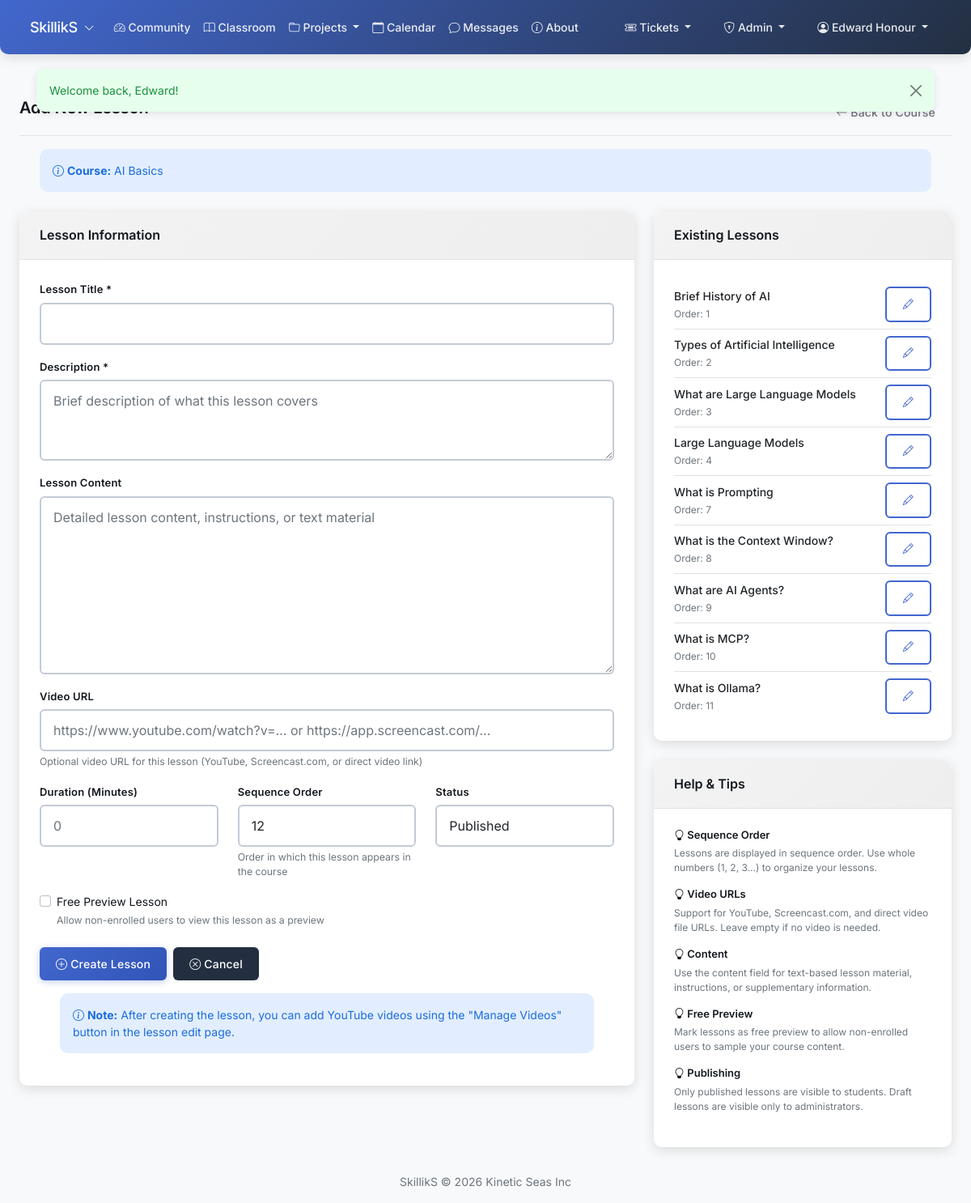
Screenshot of /html/admin-lesson-create.php?course_id=9 (signed in) with the database file from the repository.
### tables this page shows
CREATE TABLE `courses` (
  `id` int(11) NOT NULL,
  `community_id` int(10) UNSIGNED NOT NULL,
  `title` varchar(255) NOT NULL,
  `slug` varchar(255) DEFAULT NULL,
  `description` text DEFAULT NULL,
  `short_description` varchar(500) DEFAULT NULL,
  `course_code` varchar(50) DEFAULT NULL,
  `category` varchar(100) DEFAULT NULL,
  `program_id` int(11) DEFAULT NULL,
  `difficulty_level` enum('beginner','intermediate','advanced','expert') DEFAULT 'beginner',
  `duration_hours` decimal(5,2) DEFAULT 0.00,
  `prerequisites` text DEFAULT NULL,
  `learning_objectives` text DEFAULT NULL,
  `status` enum('draft','published','archived') DEFAULT 'draft',
  `featured` tinyint(1) DEFAULT 0,
  `thumbnail_url` varchar(500) DEFAULT NULL,
  `created_by` int(10) UNSIGNED NOT NULL,
  `created_at` timestamp NOT NULL DEFAULT current_timestamp(),
  `updated_at` timestamp NOT NULL DEFAULT current_timestamp() ON UPDATE current_timestamp(),
  `published_at` timestamp NULL DEFAULT NULL,
  `order_index` int(11) DEFAULT 0,
  `tags` text DEFAULT NULL,
  `certificate_available` tinyint(1) DEFAULT 0,
  `passing_score` decimal(5,2) DEFAULT 70.00
);

CREATE TABLE `lessons` (
  `id` int(11) NOT NULL,
  `course_id` int(11) NOT NULL,
  `title` varchar(255) NOT NULL,
  `description` text DEFAULT NULL,
  `content` longtext DEFAULT NULL,
  `lesson_type` enum('video','text','interactive','quiz','assignment','resource') DEFAULT 'text',
  `duration_minutes` int(11) DEFAULT 0,
  `order_index` int(11) NOT NULL DEFAULT 0,
  `status` enum('draft','published','archived') DEFAULT 'draft',
  `is_mandatory` tinyint(1) DEFAULT 1,
  `video_url` varchar(500) DEFAULT NULL,
  `video_duration` int(11) DEFAULT 0,
  `attachment_url` varchar(500) DEFAULT NULL,
  `quiz_data` longtext DEFAULT NULL CHECK (json_valid(`quiz_data`)),
  `assignment_data` longtext DEFAULT NULL CHECK (json_valid(`assignment_data`)),
  `created_by` int(10) UNSIGNED NOT NULL,
  `created_at` timestamp NOT NULL DEFAULT current_timestamp(),
  `updated_at` timestamp NOT NULL DEFAULT current_timestamp() ON UPDATE current_timestamp(),
  `published_at` timestamp NULL DEFAULT NULL,
  `video_transcript` text DEFAULT NULL
);

### html/admin-lesson-create.php (the view, shortened to what this page needs)
<?php
require_once 'classes/User.php';
$courseId = isset($_GET['course_id']) ? (int)$_GET['course_id'] : 0;
try {
    $db = getDB();
    $stmt = $db->prepare("SELECT * FROM courses WHERE id = ?");
    $stmt->execute([$courseId]);
    $course = $stmt->fetch();
} catch (PDOException $e) {
    error_log("Course fetch error: " . $e->getMessage());
    setFlashMessage('error', 'Error loading course.');
    header('Location: /courses');
    exit;
}
try {
    $stmt = $db->prepare("SELECT COALESCE(MAX(order_index), 0) + 1 as next_order FROM lessons WHERE course_id = ?");
    $stmt->execute([$courseId]);
    $result = $stmt->fetch();
    $nextOrder = $result ? $result['next_order'] : 1;
} catch (PDOException $e) {
    error_log("Next order fetch error: " . $e->getMessage());
    $nextOrder = 1;
}
try {
    $stmt = $db->prepare("SELECT id, title, order_index FROM lessons WHERE course_id = ? ORDER BY order_index ASC");
    $stmt->execute([$courseId]);
    $existingLessons = $stmt->fetchAll();
} catch (PDOException $e) {
    $existingLessons = [];
}
require_once 'includes/header.php';
?>
<main class="container-fluid px-4 py-3">
            <div class="d-flex justify-content-between flex-wrap flex-md-nowrap align-items-center pt-3 pb-2 mb-3 border-bottom">
                <h1 class="h2">Add New Lesson</h1>
                <div class="btn-toolbar mb-2 mb-md-0">
                    <a href="/admin-course-edit.php?id=<?php echo $courseId; ?>" class="btn btn-outline-secondary">
                        <i class="bi bi-arrow-left"></i> Back to Course
                    </a>
                </div>
            </div>
            <div class="alert alert-info mb-4">
                <i class="bi bi-info-circle"></i>
                <strong>Course:</strong> <?php echo htmlspecialchars($course['title'] ?? ''); ?>
            </div>
            <div class="row">
                <div class="col-lg-8">
                    <div class="card">
                        <div class="card-header">
                            <h5 class="card-title mb-0">Lesson Information</h5>
                        </div>
                        <div class="card-body">
                            <form method="POST" action="/admin-lesson-create.php?course_id=<?php echo $courseId; ?>">
                                <div class="mb-3">
                                    <label for="title" class="form-label">Lesson Title *</label>
                                    <input type="text" class="form-control" id="title" name="title"
                                           value="<?php echo htmlspecialchars($_POST['title'] ?? ''); ?>" required>
                                </div>
                                <div class="mb-3">
                                    <label for="description" class="form-label">Description *</label>
                                    <textarea class="form-control" id="description" name="description" rows="3"
                                              placeholder="Brief description of what this lesson covers" required><?php echo htmlspecialchars($_POST['description'] ?? ''); ?></textarea>
                                </div>
                                <div class="mb-3">
                                    <label for="content" class="form-label">Lesson Content</label>
                                    <textarea class="form-control" id="content" name="content" rows="8"
                                              placeholder="Detailed lesson content, instructions, or text material"><?php echo htmlspecialchars($_POST['content'] ?? ''); ?></textarea>
                                </div>
                                <div class="mb-3">
                                    <label for="video_url" class="form-label">Video URL</label>
                                    <input type="url" class="form-control" id="video_url" name="video_url"
                                           value="<?php echo htmlspecialchars($_POST['video_url'] ?? ''); ?>"
                                           placeholder="https://www.youtube.com/watch?v=... or https://app.screencast.com/...">
                                    <div class="form-text">Optional video URL for this lesson (YouTube, Screencast.com, or direct video link)</div>
                                </div>
                                <div class="row mb-3">
                                    <div class="col-md-4">
                                        <label for="duration_minutes" class="form-label">Duration (Minutes)</label>
                                        <input type="number" class="form-control" id="duration_minutes" name="duration_minutes"
                                               value="<?php echo htmlspecialchars($_POST['duration_minutes'] ?? ''); ?>"
                                               min="0" placeholder="0">
                                    </div>
                                    <div class="col-md-4">
                                        <label for="sequence_order" class="form-label">Sequence Order</label>
                                        <input type="number" class="form-control" id="sequence_order" name="sequence_order"
                                               value="<?php echo htmlspecialchars($_POST['sequence_order'] ?? $nextOrder); ?>"
                                               min="1" required>
                                        <div class="form-text">Order in which this lesson appears in the course</div>
                                    </div>
                                    <div class="col-md-4">
                                        <label for="status" class="form-label">Status</label>
                                        <select class="form-select" id="status" name="status">
                                            <option value="published" <?php echo ($_POST['status'] ?? 'published') === 'published' ? 'selected' : ''; ?>>Published</option>
                                        </select>
                                    </div>
                                </div>
                                <div class="mb-4">
                                    <div class="form-check">
                                        <input class="form-check-input" type="checkbox" id="is_free" name="is_free"
                                               <?php echo isset($_POST['is_free']) ? 'checked' : ''; ?>>
                                        <label class="form-check-label" for="is_free">
                                            Free Preview Lesson
                                        </label>
                                        <div class="form-text">Allow non-enrolled users to view this lesson as a preview</div>
                                    </div>
                                </div>
                                <div class="d-flex gap-2">
                                    <button type="submit" class="btn btn-primary">
                                        <i class="bi bi-plus-circle"></i> Create Lesson
                                    </button>
                                    <a href="/admin-course-edit.php?id=<?php echo $courseId; ?>" class="btn btn-secondary">
                                        <i class="bi bi-x-circle"></i> Cancel
                                    </a>
                                </div>
                                <div class="alert alert-info mt-3">
                                    <i class="bi bi-info-circle"></i>
                                    <strong>Note:</strong> After creating the lesson, you can add YouTube videos using the "Manage Videos" button in the lesson edit page.
                                </div>
                            </form>
                        </div>
                    </div>
                </div>
                <div class="col-lg-4">
                    <?php if (!empty($existingLessons)): ?>
                    <div class="card mb-4">
                        <div class="card-header">
                            <h5 class="card-title mb-0">Existing Lessons</h5>
                        </div>
                        <div class="card-body">
                            <div class="lesson-list">
                                <?php foreach ($existingLessons as $lesson): ?>
                                    <div class="lesson-item d-flex justify-content-between align-items-center py-2 border-bottom">
                                        <div>
                                            <div class="lesson-title"><?php echo htmlspecialchars($lesson['title']); ?></div>
                                            <small class="text-muted">Order: <?php echo $lesson['order_index']; ?></small>
                                        </div>
                                        <a href="/admin-lesson-edit.php?id=<?php echo $lesson['id']; ?>" class="btn btn-sm btn-outline-primary">
                                            <i class="bi bi-pencil"></i>
                                        </a>
                                    </div>
                                <?php endforeach; ?>
                            </div>
                        </div>
                    </div>
                    <?php endif; ?>
                    <div class="card">
                        <div class="card-header">
                            <h5 class="card-title mb-0">Help & Tips</h5>
                        </div>
                        <div class="card-body">
                            <div class="mb-3">
                                <h6><i class="bi bi-lightbulb"></i> Sequence Order</h6>
                                <p class="small text-muted">Lessons are displayed in sequence order. Use whole numbers (1, 2, 3...) to organize your lessons.</p>
                            </div>
                            <div class="mb-3">
                                <h6><i class="bi bi-lightbulb"></i> Video URLs</h6>
                                <p class="small text-muted">Support for YouTube, Screencast.com, and direct video file URLs. Leave empty if no video is needed.</p>
                            </div>
                            <div class="mb-3">
                                <h6><i class="bi bi-lightbulb"></i> Content</h6>
                                <p class="small text-muted">Use the content field for text-based lesson material, instructions, or supplementary information.</p>
                            </div>
                            <div class="mb-3">
                                <h6><i class="bi bi-lightbulb"></i> Free Preview</h6>
                                <p class="small text-muted">Mark lessons as free preview to allow non-enrolled users to sample your course content.</p>
                            </div>
                            <div class="mb-3">
                                <h6><i class="bi bi-lightbulb"></i> Publishing</h6>
                                <p class="small text-muted">Only published lessons are visible to students. Draft lessons are visible only to administrators.</p>
                            </div>
                        </div>
                    </div>
                </div>
            </div>
</main>
<?php require_once 'includes/footer.php'; ?>

### html/includes/header.php (style rules this page uses)
body { min-height: 100vh; }
body.bg-light { padding-top: 86px; }
main { margin-top: 0; padding: 0; }

### html/admin-lesson-create.php (style rules this page uses)
.lesson-item { transition: background-color 0.2s ease; }
.lesson-title { font-weight: 500; color: #212529; }
.lesson-list .lesson-item:last-child { border-bottom: none !important; }

### rows the page displays
courses: title "AI Basics"
lessons: title "Brief History of AI", order_index "1"
lessons: title "Types of Artificial Intelligence", order_index "2"
lessons: title "What are Large Language Models", order_index "3"
lessons: title "Large Language Models", order_index "4"
lessons: title "What is Prompting", order_index "7"
lessons: title "What is the Context Window?", order_index "8"
lessons: title "What are AI Agents?", order_index "9"
lessons: title "What is MCP?", order_index "10"
lessons: title "What is Ollama?", order_index "11"

### other values shown
$_SESSION['user_name'] "Edward Honour"
$success "Welcome back, Edward!"
